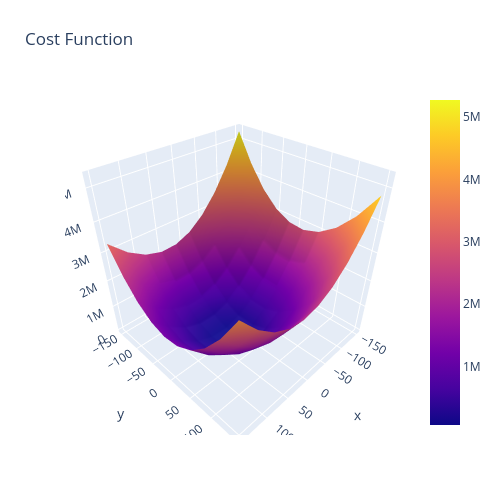

This figure's notebook cell:
### Code cell
fig = go.Figure(data=[go.Surface(x = m_arr, y = b_arr, z =z_arr)])

fig.update_layout(title='Cost Function', autosize=False,
                  width=500, height=500,
                  margin=dict(l=65, r=50, b=65, t=90))



fig.show()

fig.write_html("cost_function.html")
